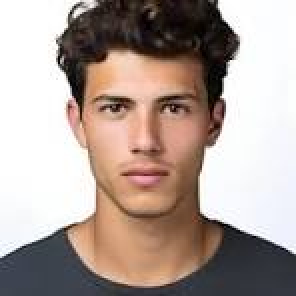
#> input picture backend/test.jpg, 148 x 148 px (shown 2 times larger)
$ python -i services.py   (imports and definitions only)
#> lines starting #> are read from the running program, lines starting #| are printed output that depends on the picture
from dataclasses import dataclass
import math

from django.conf import settings

try:
    import cv2
except ImportError:  # pragma: no cover - handled at runtime
    cv2 = None

try:
    import face_recognition
except ImportError:  # pragma: no cover - handled at runtime
    face_recognition = None

try:
    import numpy as np
except ImportError:  # pragma: no cover - handled at runtime
    np = None


class FaceEngineUnavailable(RuntimeError):
    pass


@dataclass
class DetectedFace:
    embedding_vector: list[float]
    face_location: dict[str, int]


def ensure_numpy() -> None:
    if np is None:
        raise FaceEngineUnavailable("numpy is required for face embedding generation.")


def ensure_opencv() -> None:
    if cv2 is None:
        raise FaceEngineUnavailable("opencv-python is not installed.")


# [5 lines left out: function ensure_face_recognition, not called in this run]


def _normalise_embedding(vector) -> list[float]:
    ensure_numpy()
    array = np.asarray(vector, dtype="float32")
    norm = float(np.linalg.norm(array))
    if norm > 0:
        array = array / norm
    return [float(value) for value in array.tolist()]


def _build_opencv_embedding(face_region) -> list[float]:
    ensure_numpy()
    face = cv2.resize(face_region, (16, 16), interpolation=cv2.INTER_AREA)
    face = cv2.equalizeHist(face)
    face = face.astype("float32") / 255.0
    return _normalise_embedding(face.flatten())


def _load_opencv_detector():
    ensure_opencv()
    cascade_path = cv2.data.haarcascades + "haarcascade_frontalface_default.xml"
    detector = cv2.CascadeClassifier(cascade_path)
    if detector.empty():
        raise FaceEngineUnavailable("OpenCV Haar cascade detector could not be loaded.")
    return detector


# [23 lines left out: function extract_embeddings_with_face_recognition, not called in this run]


def extract_embeddings_with_opencv(image_path: str) -> list[DetectedFace]:
#> called with image_path = '../../test.jpg'
    ensure_opencv()
    ensure_numpy()

    detector = _load_opencv_detector()
    image = cv2.imread(image_path)
#> image is the input picture: shape (148, 148, 3); mean B, G, R 153.1, 160.4, 175.9
    if image is None:
        raise FaceEngineUnavailable("OpenCV could not read the supplied image.")

    gray = cv2.cvtColor(image, cv2.COLOR_BGR2GRAY)
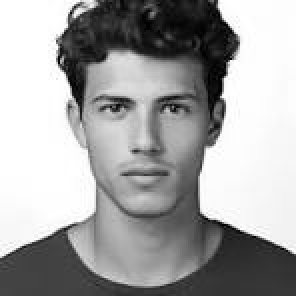
#> gray: shape (148, 148) (shown 2 times larger); min 0, max 255, mean 164.2
    detections = detector.detectMultiScale(gray, scaleFactor=1.1, minNeighbors=5, minSize=(48, 48))
#> detections = [[31, 22, 84, 84]]

    results: list[DetectedFace] = []
    for x, y, width, height in detections:
        face_region = gray[y : y + height, x : x + width]
        results.append(
            DetectedFace(
                embedding_vector=_build_opencv_embedding(face_region),
                face_location={
                    "top": int(y),
                    "right": int(x + width),
                    "bottom": int(y + height),
                    "left": int(x),
                },
            )
        )
#> this loop made 1 pass
#> (x, y, width, height) on pass 1: (31, 22, 84, 84)
#> pass 1, in extract_embeddings_with_opencv, `face_region = gray[y : y + height, x : x + width]`:
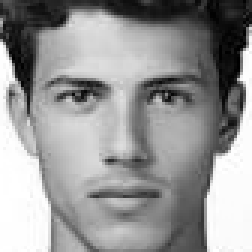
#> face_region: shape (84, 84) (shown 3 times larger); min 0, max 255, mean 150
#> after the loop, results = 1 item

    if results or not settings.FACE_ENGINE_FALLBACK_TO_IMAGE:
        return results

    height, width = gray.shape
    return [
        DetectedFace(
            embedding_vector=_build_opencv_embedding(gray),
            face_location={
                "top": 0,
                "right": int(width),
                "bottom": int(height),
                "left": 0,
            },
        )
    ]


# [45 lines left out: functions extract_embeddings, euclidean_distance, similarity_from_distance, find_matches, not called in this run]

>>> result = extract_embeddings_with_opencv('../../test.jpg')
#> result = 1 item
